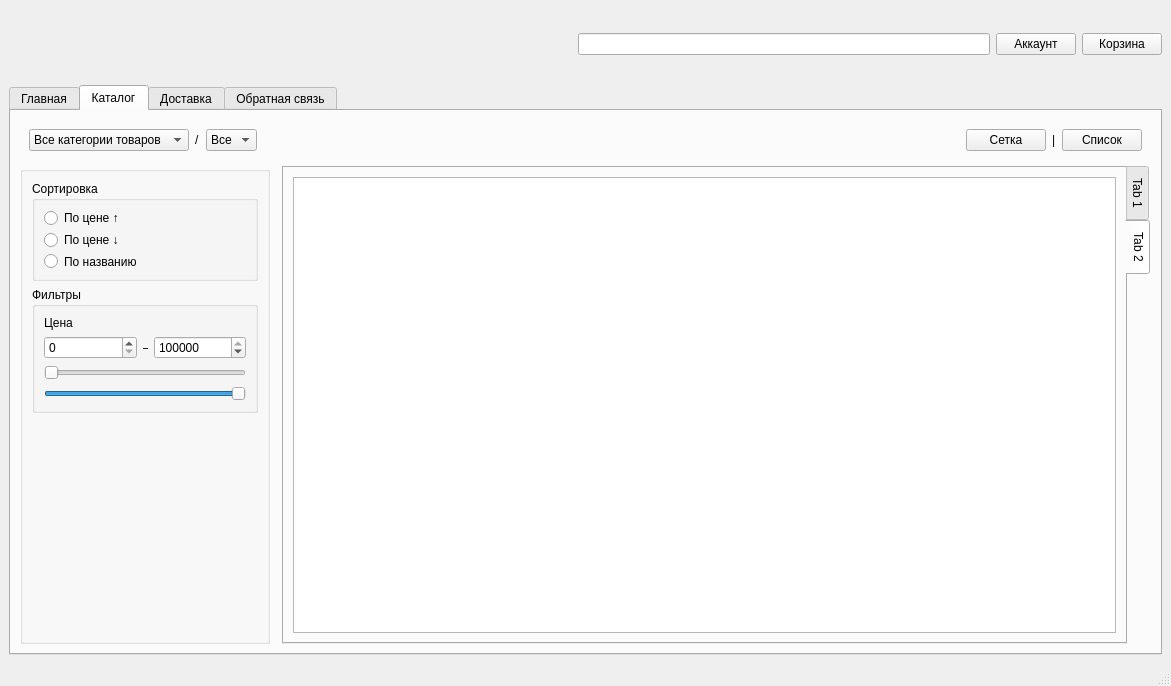
<?xml version="1.0" encoding="UTF-8"?>
<ui version="4.0">
 <class>MainWindow</class>
 <widget class="QMainWindow" name="MainWindow">
  <property name="geometry">
   <rect>
    <x>0</x>
    <y>0</y>
    <width>1171</width>
    <height>686</height>
   </rect>
  </property>
  <property name="windowTitle">
   <string>MainWindow</string>
  </property>
  <widget class="QWidget" name="centralwidget">
   <layout class="QGridLayout" name="gridLayout">
    <item row="0" column="0">
     <layout class="QHBoxLayout" name="horizontalLayout">
      <item>
       <widget class="QPushButton" name="logoPushButton">
        <property name="minimumSize">
         <size>
          <width>150</width>
          <height>70</height>
         </size>
        </property>
        <property name="maximumSize">
         <size>
          <width>150</width>
          <height>70</height>
         </size>
        </property>
        <property name="text">
         <string/>
        </property>
        <property name="icon">
         <iconset resource="resources.qrc">
          <normaloff>:/resources/image/logo_image.png</normaloff>:/resources/image/logo_image.png</iconset>
        </property>
        <property name="iconSize">
         <size>
          <width>150</width>
          <height>60</height>
         </size>
        </property>
        <property name="flat">
         <bool>true</bool>
        </property>
       </widget>
      </item>
      <item>
       <spacer name="horizontalSpacer">
        <property name="orientation">
         <enum>Qt::Horizontal</enum>
        </property>
        <property name="sizeHint" stdset="0">
         <size>
          <width>40</width>
          <height>20</height>
         </size>
        </property>
       </spacer>
      </item>
      <item>
       <widget class="QLineEdit" name="searchLineEdit"/>
      </item>
      <item>
       <widget class="QPushButton" name="accountPushButton">
        <property name="text">
         <string>Аккаунт</string>
        </property>
       </widget>
      </item>
      <item>
       <widget class="QPushButton" name="cartPushButton">
        <property name="text">
         <string>Корзина</string>
        </property>
       </widget>
      </item>
     </layout>
    </item>
    <item row="1" column="0">
     <widget class="QTabWidget" name="mainTabWidget">
      <property name="tabPosition">
       <enum>QTabWidget::North</enum>
      </property>
      <property name="tabShape">
       <enum>QTabWidget::Rounded</enum>
      </property>
      <property name="currentIndex">
       <number>1</number>
      </property>
      <widget class="QWidget" name="mainTab">
       <attribute name="title">
        <string>Главная</string>
       </attribute>
      </widget>
      <widget class="QWidget" name="catalogTab">
       <attribute name="title">
        <string>Каталог</string>
       </attribute>
       <layout class="QGridLayout" name="gridLayout_3">
        <item row="1" column="0">
         <widget class="QGroupBox" name="optionsGroupBox">
          <property name="minimumSize">
           <size>
            <width>250</width>
            <height>0</height>
           </size>
          </property>
          <property name="maximumSize">
           <size>
            <width>250</width>
            <height>16777215</height>
           </size>
          </property>
          <property name="title">
           <string/>
          </property>
          <layout class="QVBoxLayout" name="verticalLayout_3">
           <item>
            <widget class="QGroupBox" name="sortButtonsGroupBox">
             <property name="minimumSize">
              <size>
               <width>0</width>
               <height>100</height>
              </size>
             </property>
             <property name="title">
              <string>Сортировка</string>
             </property>
             <layout class="QVBoxLayout" name="verticalLayout_4">
              <item>
               <widget class="QRadioButton" name="sortByPriceIncRadioButton">
                <property name="text">
                 <string>По цене ↑</string>
                </property>
                <property name="checkable">
                 <bool>true</bool>
                </property>
                <property name="autoRepeat">
                 <bool>false</bool>
                </property>
                <property name="autoExclusive">
                 <bool>false</bool>
                </property>
               </widget>
              </item>
              <item>
               <widget class="QRadioButton" name="sortByPriceDecRadioButton">
                <property name="text">
                 <string>По цене ↓</string>
                </property>
                <property name="checkable">
                 <bool>true</bool>
                </property>
                <property name="checked">
                 <bool>false</bool>
                </property>
                <property name="autoRepeat">
                 <bool>true</bool>
                </property>
                <property name="autoExclusive">
                 <bool>false</bool>
                </property>
               </widget>
              </item>
              <item>
               <widget class="QRadioButton" name="sortByNameRadioButton">
                <property name="text">
                 <string>По названию</string>
                </property>
                <property name="checkable">
                 <bool>true</bool>
                </property>
                <property name="autoRepeat">
                 <bool>true</bool>
                </property>
                <property name="autoExclusive">
                 <bool>false</bool>
                </property>
               </widget>
              </item>
             </layout>
            </widget>
           </item>
           <item>
            <widget class="QGroupBox" name="filtersGroupBox">
             <property name="title">
              <string>Фильтры</string>
             </property>
             <layout class="QVBoxLayout" name="verticalLayout_5">
              <item>
               <layout class="QVBoxLayout" name="verticalLayout_2">
                <item>
                 <widget class="QLabel" name="label_6">
                  <property name="text">
                   <string>Цена</string>
                  </property>
                 </widget>
                </item>
                <item>
                 <layout class="QHBoxLayout" name="horizontalLayout_4">
                  <item>
                   <widget class="QSpinBox" name="minPriceSpinBox">
                    <property name="maximum">
                     <number>1132000</number>
                    </property>
                   </widget>
                  </item>
                  <item>
                   <widget class="QLabel" name="label_5">
                    <property name="maximumSize">
                     <size>
                      <width>5</width>
                      <height>16777215</height>
                     </size>
                    </property>
                    <property name="text">
                     <string>–</string>
                    </property>
                   </widget>
                  </item>
                  <item>
                   <widget class="QSpinBox" name="maxPriceSpinBox">
                    <property name="maximum">
                     <number>1132000</number>
                    </property>
                    <property name="value">
                     <number>1132000</number>
                    </property>
                   </widget>
                  </item>
                 </layout>
                </item>
               </layout>
              </item>
              <item>
               <widget class="QSlider" name="minPriceSlider">
                <property name="maximum">
                 <number>1132000</number>
                </property>
                <property name="orientation">
                 <enum>Qt::Horizontal</enum>
                </property>
               </widget>
              </item>
              <item>
               <widget class="QSlider" name="maxPriceSlider">
                <property name="maximum">
                 <number>1132000</number>
                </property>
                <property name="value">
                 <number>1132000</number>
                </property>
                <property name="sliderPosition">
                 <number>1132000</number>
                </property>
                <property name="orientation">
                 <enum>Qt::Horizontal</enum>
                </property>
               </widget>
              </item>
             </layout>
            </widget>
           </item>
           <item>
            <spacer name="verticalSpacer">
             <property name="orientation">
              <enum>Qt::Vertical</enum>
             </property>
             <property name="sizeHint" stdset="0">
              <size>
               <width>20</width>
               <height>258</height>
              </size>
             </property>
            </spacer>
           </item>
          </layout>
         </widget>
        </item>
        <item row="0" column="0" colspan="3">
         <layout class="QHBoxLayout" name="horizontalLayout_7">
          <item>
           <widget class="QWidget" name="orderOptionButtonsWidget" native="true">
            <layout class="QGridLayout" name="gridLayout_4">
             <item row="0" column="5">
              <widget class="QLabel" name="label_4">
               <property name="text">
                <string>|</string>
               </property>
              </widget>
             </item>
             <item row="0" column="6">
              <widget class="QPushButton" name="listOrderPushButton">
               <property name="text">
                <string>Список</string>
               </property>
               <property name="checkable">
                <bool>true</bool>
               </property>
               <property name="autoExclusive">
                <bool>true</bool>
               </property>
               <property name="flat">
                <bool>false</bool>
               </property>
              </widget>
             </item>
             <item row="0" column="2">
              <widget class="QComboBox" name="categoryComboBox">
               <property name="sizePolicy">
                <sizepolicy hsizetype="Maximum" vsizetype="Fixed">
                 <horstretch>0</horstretch>
                 <verstretch>0</verstretch>
                </sizepolicy>
               </property>
               <property name="sizeAdjustPolicy">
                <enum>QComboBox::AdjustToContents</enum>
               </property>
               <item>
                <property name="text">
                 <string>Все</string>
                </property>
               </item>
              </widget>
             </item>
             <item row="0" column="3">
              <spacer name="horizontalSpacer_4">
               <property name="orientation">
                <enum>Qt::Horizontal</enum>
               </property>
               <property name="sizeHint" stdset="0">
                <size>
                 <width>616</width>
                 <height>20</height>
                </size>
               </property>
              </spacer>
             </item>
             <item row="0" column="1">
              <widget class="QLabel" name="label">
               <property name="text">
                <string>/</string>
               </property>
              </widget>
             </item>
             <item row="0" column="4">
              <widget class="QPushButton" name="netOrderPushButton">
               <property name="text">
                <string>Сетка</string>
               </property>
               <property name="checkable">
                <bool>true</bool>
               </property>
               <property name="checked">
                <bool>false</bool>
               </property>
               <property name="autoExclusive">
                <bool>true</bool>
               </property>
               <property name="default">
                <bool>false</bool>
               </property>
               <property name="flat">
                <bool>false</bool>
               </property>
              </widget>
             </item>
             <item row="0" column="0">
              <widget class="QComboBox" name="catalogWayComboBox">
               <property name="autoFillBackground">
                <bool>false</bool>
               </property>
               <property name="currentText">
                <string>Все категории товаров</string>
               </property>
               <property name="sizeAdjustPolicy">
                <enum>QComboBox::AdjustToContents</enum>
               </property>
               <item>
                <property name="text">
                 <string>Все категории товаров</string>
                </property>
               </item>
              </widget>
             </item>
            </layout>
           </widget>
          </item>
         </layout>
        </item>
        <item row="1" column="2">
         <widget class="QTabWidget" name="itemsListBodyTabWidget">
          <property name="styleSheet">
           <string notr="true"/>
          </property>
          <property name="tabPosition">
           <enum>QTabWidget::East</enum>
          </property>
          <property name="tabShape">
           <enum>QTabWidget::Rounded</enum>
          </property>
          <property name="currentIndex">
           <number>1</number>
          </property>
          <property name="elideMode">
           <enum>Qt::ElideLeft</enum>
          </property>
          <property name="usesScrollButtons">
           <bool>false</bool>
          </property>
          <property name="documentMode">
           <bool>false</bool>
          </property>
          <property name="tabBarAutoHide">
           <bool>false</bool>
          </property>
          <widget class="QWidget" name="tab">
           <attribute name="title">
            <string>Tab 1</string>
           </attribute>
           <layout class="QGridLayout" name="gridLayout_5">
            <item row="0" column="0">
             <widget class="QScrollArea" name="scrollArea_3">
              <property name="widgetResizable">
               <bool>true</bool>
              </property>
              <widget class="QWidget" name="scrollAreaWidgetContents_3">
               <property name="geometry">
                <rect>
                 <x>0</x>
                 <y>0</y>
                 <width>748</width>
                 <height>332</height>
                </rect>
               </property>
               <layout class="QGridLayout" name="gridLayout_6">
                <item row="0" column="0">
                 <widget class="QStackedWidget" name="stackedWidget_2">
                  <property name="currentIndex">
                   <number>0</number>
                  </property>
                  <widget class="QWidget" name="catalogPage">
                   <layout class="QGridLayout" name="gridLayout_8"/>
                  </widget>
                  <widget class="QWidget" name="currentProducPage"/>
                 </widget>
                </item>
               </layout>
              </widget>
             </widget>
            </item>
           </layout>
          </widget>
          <widget class="QWidget" name="tab_2">
           <attribute name="title">
            <string>Tab 2</string>
           </attribute>
           <layout class="QGridLayout" name="gridLayout_2">
            <item row="0" column="0">
             <widget class="QTableView" name="tableView">
              <property name="enabled">
               <bool>true</bool>
              </property>
              <property name="focusPolicy">
               <enum>Qt::StrongFocus</enum>
              </property>
              <property name="gridStyle">
               <enum>Qt::DotLine</enum>
              </property>
              <property name="sortingEnabled">
               <bool>true</bool>
              </property>
             </widget>
            </item>
           </layout>
          </widget>
         </widget>
        </item>
       </layout>
      </widget>
      <widget class="QWidget" name="tab_5">
       <attribute name="title">
        <string>Доставка</string>
       </attribute>
       <layout class="QGridLayout" name="gridLayout_7">
        <item row="0" column="0">
         <widget class="QLabel" name="deliveryPic">
          <property name="text">
           <string>заставка</string>
          </property>
         </widget>
        </item>
        <item row="1" column="0">
         <layout class="QHBoxLayout" name="horizontalLayout_5">
          <item>
           <spacer name="horizontalSpacer_5">
            <property name="orientation">
             <enum>Qt::Horizontal</enum>
            </property>
            <property name="sizeHint" stdset="0">
             <size>
              <width>40</width>
              <height>20</height>
             </size>
            </property>
           </spacer>
          </item>
          <item>
           <layout class="QVBoxLayout" name="verticalLayout">
            <item>
             <widget class="QLabel" name="staffInfo">
              <property name="text">
               <string>Покажите этот код сотруднику на выдаче</string>
              </property>
             </widget>
            </item>
            <item>
             <layout class="QHBoxLayout" name="horizontalLayout_2">
              <item>
               <spacer name="horizontalSpacer_2">
                <property name="orientation">
                 <enum>Qt::Horizontal</enum>
                </property>
                <property name="sizeHint" stdset="0">
                 <size>
                  <width>40</width>
                  <height>20</height>
                 </size>
                </property>
               </spacer>
              </item>
              <item>
               <widget class="QLabel" name="codeLabel">
                <property name="text">
                 <string>TextLabel</string>
                </property>
               </widget>
              </item>
              <item>
               <spacer name="horizontalSpacer_3">
                <property name="orientation">
                 <enum>Qt::Horizontal</enum>
                </property>
                <property name="sizeHint" stdset="0">
                 <size>
                  <width>40</width>
                  <height>20</height>
                 </size>
                </property>
               </spacer>
              </item>
             </layout>
            </item>
            <item>
             <widget class="QLabel" name="codeInfo">
              <property name="text">
               <string>Код автоматически обновляется каждые 30 с.</string>
              </property>
             </widget>
            </item>
           </layout>
          </item>
          <item>
           <spacer name="horizontalSpacer_6">
            <property name="orientation">
             <enum>Qt::Horizontal</enum>
            </property>
            <property name="sizeHint" stdset="0">
             <size>
              <width>40</width>
              <height>20</height>
             </size>
            </property>
           </spacer>
          </item>
         </layout>
        </item>
        <item row="2" column="0">
         <widget class="QGroupBox" name="addressGroupBox">
          <property name="maximumSize">
           <size>
            <width>16777215</width>
            <height>16777215</height>
           </size>
          </property>
          <property name="title">
           <string>Мои адреса:</string>
          </property>
         </widget>
        </item>
        <item row="3" column="0">
         <layout class="QHBoxLayout" name="horizontalLayout_3">
          <property name="sizeConstraint">
           <enum>QLayout::SetMinimumSize</enum>
          </property>
          <item>
           <widget class="QLineEdit" name="addressLineEdit"/>
          </item>
          <item>
           <widget class="QPushButton" name="pushButton">
            <property name="text">
             <string>PushButton</string>
            </property>
           </widget>
          </item>
         </layout>
        </item>
       </layout>
      </widget>
      <widget class="QWidget" name="tab_6">
       <attribute name="title">
        <string>Обратная связь</string>
       </attribute>
      </widget>
     </widget>
    </item>
   </layout>
  </widget>
  <widget class="QMenuBar" name="menubar">
   <property name="geometry">
    <rect>
     <x>0</x>
     <y>0</y>
     <width>1171</width>
     <height>42</height>
    </rect>
   </property>
  </widget>
  <widget class="QStatusBar" name="statusbar"/>
 </widget>
 <resources>
  <include location="resources.qrc"/>
 </resources>
 <connections/>
</ui>
